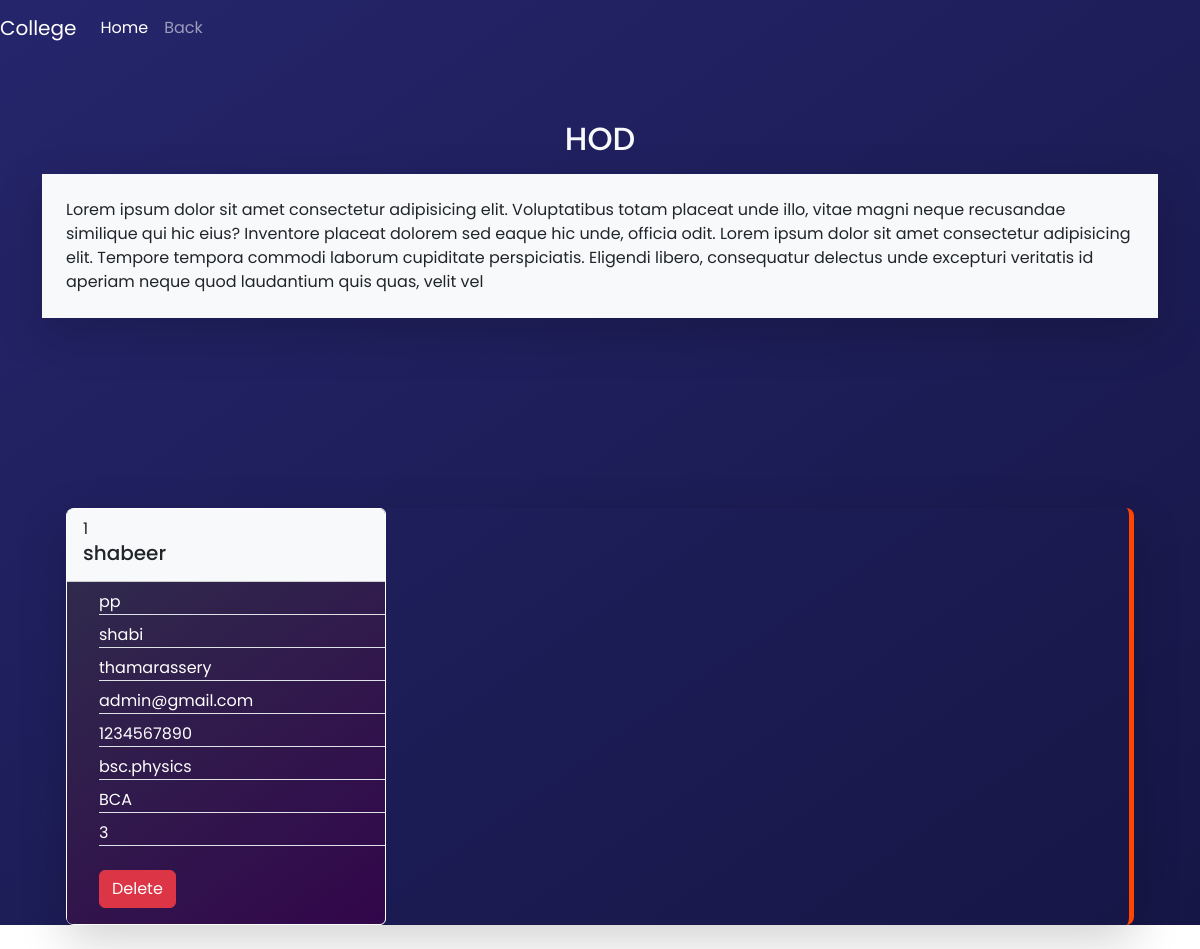
The app's page /viewhod with its own data.
### mycollege/models.py (models this page shows, shortened)
class Hod(models.Model):
    user=models.ForeignKey(User,on_delete=models.CASCADE)
    first_name=models.CharField(max_length=200)
    second_name=models.CharField(max_length=200)
    user_name=models.CharField(max_length=200)
    address=models.CharField(max_length=200)
    email=models.CharField(max_length=200)
    phone=models.IntegerField()
    department=models.CharField(max_length=200)
    password=models.CharField(max_length=200)
    password1=models.CharField(max_length=200)
    qualification=models.CharField(max_length=200)
    experience=models.IntegerField()
    status=models.CharField(max_length=200)
    role=models.CharField(max_length=200)

### mycollege/views.py (the view)
# urls.py: path('viewhod',views.view_hod,name='viewhod'),
def view_hod(request):
    hod_data = Hod.objects.all()
    return render(request, 'viewhod.html', {'data': hod_data})

### mycollege/templates/viewhod.html (shortened to what this page needs)
<!DOCTYPE html>
{% load static %}
<html lang="en">
<head>
    <link href="https://cdn.jsdelivr.net/npm/bootstrap@5.2.3/dist/css/bootstrap.min.css" rel="stylesheet"
>
    <link rel="stylesheet" href="https://cdnjs.cloudflare.com/ajax/libs/font-awesome/4.7.0/css/font-awesome.min.css">
    <link rel="stylesheet" href="{% static '/style.css' %}">
</head>
<body>
    <div class="view-hod-main font-family">
        <div>
            <nav class="navbar navbar-expand-lg navbar-dark  conatiner-fluid">
                <a class="navbar-brand" href="#">College</a>
                <div class="collapse navbar-collapse" id="navbarNavAltMarkup">
                    <div class="navbar-nav">
                        <a class="nav-item nav-link active" href="{% url 'index' %}">Home </a>
                        <a class="nav-item nav-link" href="{% url 'adminp' %}">Back</a>
                    </div>
                </div>
            </nav>
        </div>
        <div class="view">
            <div class="container view-container mt-5">
                <h2 class="text-center pb-2 text-light pt-3 ">HOD</h2>
                <p class="p-4 shadow-lg bg-light">Lorem ipsum dolor sit amet consectetur adipisicing elit. Voluptatibus
                    totam placeat unde illo, vitae magni neque recusandae similique qui hic eius? Inventore placeat
                    dolorem sed eaque hic unde, officia odit. Lorem ipsum dolor sit amet consectetur adipisicing elit.
                    Tempore tempora commodi laborum cupiditate perspiciatis. Eligendi libero, consequatur delectus unde
                    excepturi veritatis id aperiam neque quod laudantium quis quas, velit vel</p>
                <div class="row" style="height: 150px;">
                </div>
                <div class="overflow m-4 shadow-lg">
                    {% for i in data %}
                    {% if i.status == '1' %}
                    <div class="col-lg-4  col-md-6">
                        <div class="card card-view" style="width: 20rem;">
                            <div class="card-header bg-light text-dark">
                                <label>{{forloop.counter}}</label>
                                <h5> {{i.first_name}}</h5>
                            </div>
                            <ul class="">
                                <li class="list-group-item border-bottom mt-2">{{i.second_name}}</li>
                                <li class="list-group-item border-bottom mt-2">{{i.user_name}}</li>
                                <li class="list-group-item border-bottom mt-2">{{i.address}}</li>
                                <li class="list-group-item border-bottom mt-2">{{i.email}}</li>
                                <li class="list-group-item border-bottom mt-2">{{i.phone}}</li>
                                <li class="list-group-item border-bottom mt-2">{{i.department}}</li>
                                <li class="list-group-item border-bottom mt-2">{{i.qualification}}</li>
                                <li class="list-group-item border-bottom mt-2">{{i.experience}}</li>
                                <li class="list-group-item  mt-4"><a href="{% url 'delhod' i.id %}"
                                        class="btn btn-danger">Delete</a></li>
                            </ul>
                        </div>
                    </div>
                    {% endif %}
                    {% endfor %}
                </div>
            </div>
        </div>
    </div>
</body>
</html>

### mycollege/static/style.css (style rules this page uses)
* { margin: 0; padding: 0; box-sizing: border-box; }
.font-family { font-family: 'poppins', sans-serif; }
.view-hod-main { background-image: linear-gradient(145deg, rgb(37, 37, 108), rgb(22, 22, 70)); min-height: 100vh; }
.view-container { min-height: 700px; }
.overflow { border-right: 5px solid; border-color: orangered; border-radius: 8px; display: flex; overflow: scroll; }
.card-view { background-image: linear-gradient(145deg, rgb(47, 47, 77), rgb(50, 6, 75)); border: 1px solid; border-color: #fff; color: #fff; min-height: 300px; }

### records on screen
Hod: first_name "shabeer", second_name "pp", user_name "shabi", address "thamarassery", email "admin@gmail.com", phone "1234567890", department "bsc.physics", qualification "BCA", experience "3"
